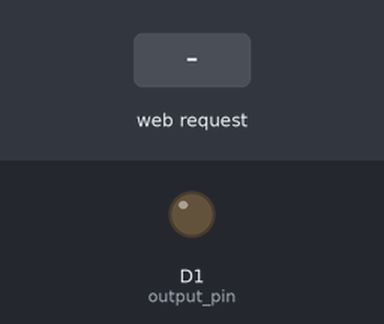
Bench run of a sketch on a simulated ESP8266 (NodeMCU). Parts: output pins drawn as LEDs (lit = HIGH). Inputs (shaded band) come from the test bench. WiFi joins after 1.5 s; servers stay silent unless stated; what the sketch prints to the serial monitor is not drawn.

Above: at 2.7 s.
2.8 s: HTTP request GET /led?status_led=1 received
At 3.4 s:
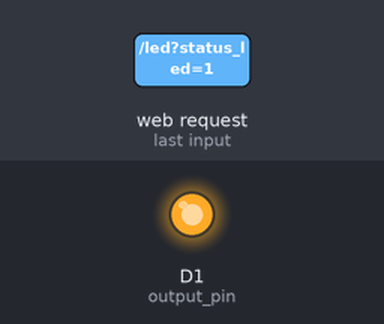
4.3 s: HTTP request GET /led received
At 4.6 s:
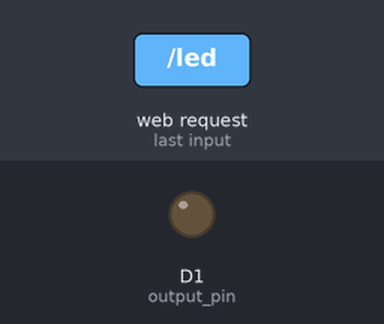
Timing chart, 0 to 7.3 s (numbered marks = the images above; inputs shaded):
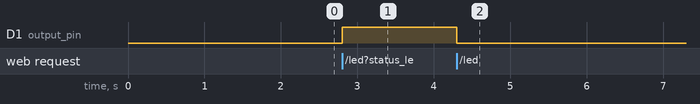

Measured:
- after the input at 2.8 s, D1 (output_pin): LOW → HIGH at once
- after the input at 4.3 s, D1 (output_pin): HIGH → LOW at once

The sketch:

code_2.ino
```cpp
#include <ESP8266WiFi.h>
#include <ESP8266WebServer.h>
#include "index.h"
// Thong so WiFi
const char* ssid = "Ank";
const char* password = "1234567890";

// Tao server
ESP8266WebServer server(80);

// Pin
int output_pin = D1;

void setup() {

  // Khoi dong Serial
  Serial.begin(115200);
  delay(10);

  // Khai bao GPIO5
  pinMode(output_pin, OUTPUT);
  digitalWrite(output_pin, 0);

  // Ket noi toi mang WiFi
  Serial.println();
  Serial.println();
  Serial.print("Dang ket noi toi mang ");
  Serial.println(ssid);

  WiFi.begin(ssid, password);

  while (WiFi.status() != WL_CONNECTED) {
    delay(500);
    Serial.print(".");
  }
  Serial.println("");
  Serial.println("Da ket noi WiFi");

  server.on("/", handleRoot);
  server.on("/led", ledControl);
  // Khoi dong server
  server.begin();
  Serial.println("Khoi dong Server");

  // In dia chi IP
  Serial.println(WiFi.localIP());

}

void loop() {
  server.handleClient();
}

void handleRoot()
{
  String s = MAIN_page; //Doc trang HTML
  server.send(200, "text/html", s); // Gui HTML den client
}
void ledControl()
{
    String tus = server.arg("status_led");
    if(tus=="1")
    {
      digitalWrite(output_pin, 1);
    }
    else
    {
      digitalWrite(output_pin, 0);
    }
}
```

index.h
```cpp
const char MAIN_page[] PROGMEM = R"=====(
<!DOCTYPE html>
<html>
<head>
  <meta charset="utf-8">
  <title></title>
</head>
<style>
  .wrapper {
    width: 50%;
    height: auto;
    background: lightgreen;
    color: white;
    margin: auto;
    text-align: center;
    padding: 20px;
}

input[type="button"] {
    width: 100px;
    padding: 5px;
    background: orange;
    color: wheat;
}

h1 {
    margin-top: 0;
}
</style>
<body>
  <div class="wrapper">
    <h1>Điều khiển đèn</h1>
    <input type="button" onclick="ledControl(1)" value="ON" name="">
    <input type="button" onclick="ledControl(0)" value="OFF" name="">
  </div>

  <script type="text/javascript">

    function ledControl(led) {
      var xhttp = new XMLHttpRequest();
      xhttp.open("GET", "led?status_led="+led, true);
      xhttp.send();
    }

  </script>
</body>
</html>
)=====";
```
